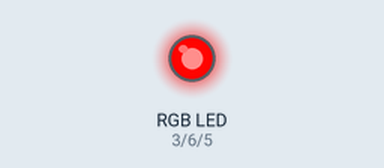
This program was run on a simulated Arduino Uno, built with avr-gcc and run on an emulated ATmega328P. On the bench: an RGB LED mixed from three pins (HIGH = lit).

Above: at 0.05 s.
At 1.85 s:
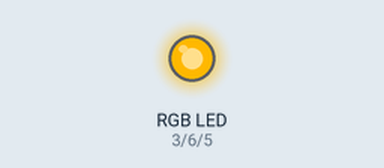
At 3.75 s:
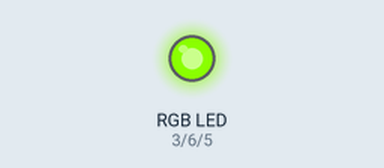
At 7.45 s:
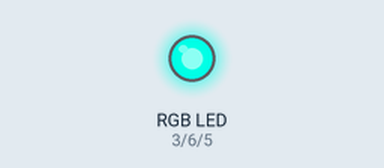
At 11.15 s:
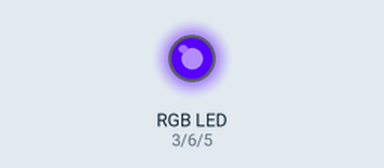
At 14.85 s:
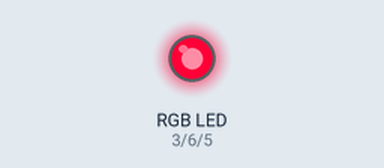
Timing chart, 0 to 20.0 s (numbered marks = the images above):
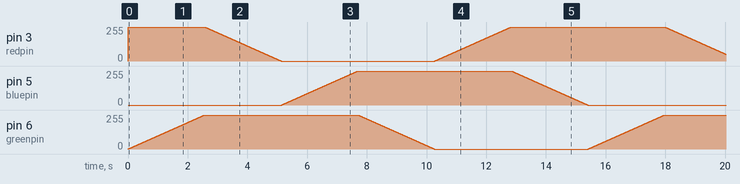

The program:

main.cpp
```cpp
#include <Arduino.h>

int redpin = 3;
int bluepin = 5;
int greenpin = 6;

#define delaytime 10

void setup(){
  pinMode(redpin, OUTPUT);
  pinMode(bluepin, OUTPUT);
  pinMode(redpin, OUTPUT);
}

void setcolour(int redval, int greenval, int blueval){
  analogWrite(redpin, redval);
  analogWrite(greenpin, greenval);
  analogWrite(bluepin, blueval);
}

void loop(){
  //red -> yellow
  for (int i = 0; i<=255; i++){
    setcolour(255, i, 0);
    delay(delaytime);
  }

  //yellow -> green
  for (int i = 0; i<=255; i++){
    setcolour(255-i, 255, 0);
    delay(delaytime);
  }

  //green -> cyan
  for (int i = 0; i<=255; i++){
    setcolour(0, 255, i);
    delay(delaytime);
  }

  //cyan -> blue
  for (int i = 0; i<= 255; i++){
    setcolour(0, 255-i, 255);
    delay(delaytime);
  }

  //blue -> magenta
  for (int i = 0; i<= 255; i++){
    setcolour(i, 0, 255);
    delay(delaytime);
  }

  //magenta -> red;
  for (int i = 0; i<= 255; i++){
    setcolour(255, 0, 255-i);
    delay(delaytime);
  }
}
```
